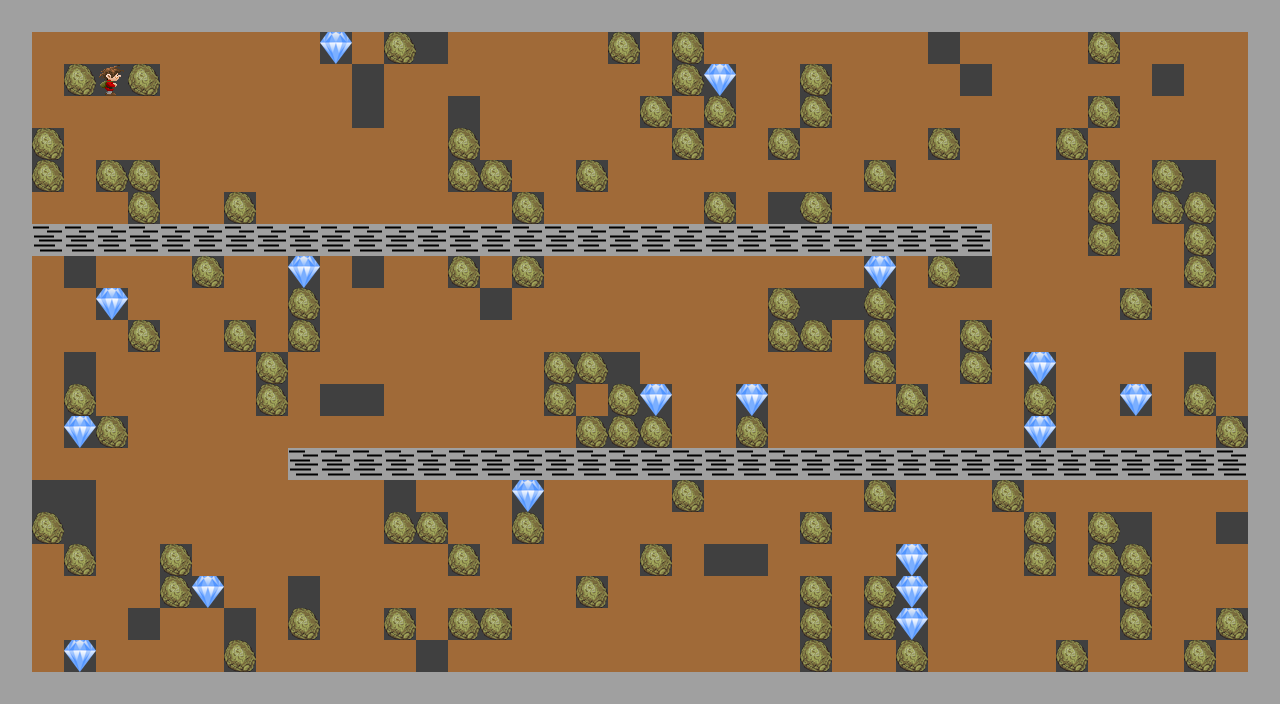

Tiled map render using the project's own tile images. Description and the whole map definition, tile-layer contents included, below:
An orthogonal 40x22 tile map with 32x32 px tiles, 3 tile layers (Blocks, Entities, Enemies), 3 tilesets and 1 object (EntityExitDoor).

<map version="1.10" tiledversion="1.11.2" orientation="orthogonal" renderorder="right-down" width="40" height="22" tilewidth="32" tileheight="32" infinite="0" nextlayerid="7" nextobjectid="5">
 <properties>
  <property name="DiamondsRequired" type="int" value="12" />
 </properties>
 <tileset firstgid="1" source="Blocks.tsx" />
 <tileset firstgid="21" source="Entities.tsx" />
 <tileset firstgid="41" source="Teleporters.tsx" />
 <layer id="2" name="Blocks" width="40" height="22">
  <data encoding="csv">
2,2,2,2,2,2,2,2,2,2,2,2,2,2,2,2,2,2,2,2,2,2,2,2,2,2,2,2,2,2,2,2,2,2,2,2,2,2,2,2,
2,4,4,4,4,4,4,4,4,4,3,4,3,3,4,4,4,4,4,3,4,3,4,4,4,4,4,4,4,3,4,4,4,4,3,4,4,4,4,2,
2,4,3,3,3,4,4,4,4,4,4,3,4,4,4,4,4,4,4,4,4,3,3,4,4,3,4,4,4,4,3,4,4,4,4,4,3,4,4,2,
2,4,4,4,4,4,4,4,4,4,4,3,4,4,3,4,4,4,4,4,3,4,3,4,4,3,4,4,4,4,4,4,4,4,3,4,4,4,4,2,
2,3,4,4,4,4,4,4,4,4,4,4,4,4,3,4,4,4,4,4,4,3,4,4,3,4,4,4,4,3,4,4,4,3,4,4,4,4,4,2,
2,3,4,3,3,4,4,4,4,4,4,4,4,4,3,3,4,4,3,4,4,4,4,4,4,4,4,3,4,4,4,4,4,4,3,4,3,3,4,2,
2,4,4,4,3,4,4,3,4,4,4,4,4,4,4,4,3,4,4,4,4,4,3,4,3,3,4,4,4,4,4,4,4,4,3,4,3,3,4,2,
2,5,5,5,5,5,5,5,5,5,5,5,5,5,5,5,5,5,5,5,5,5,5,5,5,5,5,5,5,5,5,4,4,4,3,4,4,3,4,2,
2,4,3,4,4,4,3,4,4,3,4,3,4,4,3,4,3,4,4,4,4,4,4,4,4,4,4,3,4,3,3,4,4,4,4,4,4,3,4,2,
2,4,4,3,4,4,4,4,4,3,4,4,4,4,4,3,4,4,4,4,4,4,4,4,3,3,3,3,4,4,4,4,4,4,4,3,4,4,4,2,
2,4,4,4,3,4,4,3,4,3,4,4,4,4,4,4,4,4,4,4,4,4,4,4,3,3,4,3,4,4,3,4,4,4,4,4,4,4,4,2,
2,4,3,4,4,4,4,4,3,4,4,4,4,4,4,4,4,3,3,3,4,4,4,4,4,4,4,3,4,4,3,4,3,4,4,4,4,3,4,2,
2,4,3,4,4,4,4,4,3,4,3,3,4,4,4,4,4,3,4,3,3,4,4,3,4,4,4,4,3,4,4,4,3,4,4,3,4,3,4,2,
2,4,3,3,4,4,4,4,4,4,4,4,4,4,4,4,4,4,3,3,3,4,4,3,4,4,4,4,4,4,4,4,3,4,4,4,4,4,3,2,
2,4,4,4,4,4,4,4,4,5,5,5,5,5,5,5,5,5,5,5,5,5,5,5,5,5,5,5,5,5,5,5,5,5,5,5,5,5,5,2,
2,3,3,4,4,4,4,4,4,4,4,4,3,4,4,4,3,4,4,4,4,3,4,4,4,4,4,3,4,4,4,3,4,4,4,4,4,4,4,2,
2,3,3,4,4,4,4,4,4,4,4,4,3,3,4,4,3,4,4,4,4,4,4,4,4,3,4,4,4,4,4,4,3,4,3,3,4,4,3,2,
2,4,3,4,4,3,4,4,4,4,4,4,4,4,3,4,4,4,4,4,3,4,3,3,4,4,4,4,3,4,4,4,3,4,3,3,4,4,4,2,
2,4,4,4,4,3,3,4,4,3,4,4,4,4,4,4,4,4,3,4,4,4,4,4,4,3,4,3,3,4,4,4,4,4,4,3,4,4,4,2,
2,4,4,4,3,4,4,3,4,3,4,4,3,4,3,3,4,4,4,4,4,4,4,4,4,3,4,3,3,4,4,4,4,4,4,3,4,4,3,2,
2,4,3,4,4,4,4,3,4,4,4,4,4,3,4,4,4,4,4,4,4,4,4,4,4,3,4,4,3,4,4,4,4,3,4,4,4,3,4,2,
2,2,2,2,2,2,2,2,2,2,2,2,2,2,2,2,2,2,2,2,2,2,2,2,2,2,2,2,2,2,2,2,2,2,2,2,2,2,2,2
</data>
 </layer>
 <layer id="3" name="Entities" width="40" height="22">
  <data encoding="csv">
0,0,0,0,0,0,0,0,0,0,0,0,0,0,0,0,0,0,0,0,0,0,0,0,0,0,0,0,0,0,0,0,0,0,0,0,0,0,0,0,
0,0,0,0,0,0,0,0,0,0,25,0,26,0,0,0,0,0,0,26,0,26,0,0,0,0,0,0,0,0,0,0,0,0,26,0,0,0,0,0,
0,0,26,22,26,0,0,0,0,0,0,0,0,0,0,0,0,0,0,0,0,26,25,0,0,26,0,0,0,0,0,0,0,0,0,0,0,0,0,0,
0,0,0,0,0,0,0,0,0,0,0,0,0,0,0,0,0,0,0,0,26,0,26,0,0,26,0,0,0,0,0,0,0,0,26,0,0,0,0,0,
0,26,0,0,0,0,0,0,0,0,0,0,0,0,26,0,0,0,0,0,0,26,0,0,26,0,0,0,0,26,0,0,0,26,0,0,0,0,0,0,
0,26,0,26,26,0,0,0,0,0,0,0,0,0,26,26,0,0,26,0,0,0,0,0,0,0,0,26,0,0,0,0,0,0,26,0,26,0,0,0,
0,0,0,0,26,0,0,26,0,0,0,0,0,0,0,0,26,0,0,0,0,0,26,0,0,26,0,0,0,0,0,0,0,0,26,0,26,26,0,0,
0,0,0,0,0,0,0,0,0,0,0,0,0,0,0,0,0,0,0,0,0,0,0,0,0,0,0,0,0,0,0,0,0,0,26,0,0,26,0,0,
0,0,0,0,0,0,26,0,0,25,0,0,0,0,26,0,26,0,0,0,0,0,0,0,0,0,0,25,0,26,0,0,0,0,0,0,0,26,0,0,
0,0,0,25,0,0,0,0,0,26,0,0,0,0,0,0,0,0,0,0,0,0,0,0,26,0,0,26,0,0,0,0,0,0,0,26,0,0,0,0,
0,0,0,0,26,0,0,26,0,26,0,0,0,0,0,0,0,0,0,0,0,0,0,0,26,26,0,26,0,0,26,0,0,0,0,0,0,0,0,0,
0,0,0,0,0,0,0,0,26,0,0,0,0,0,0,0,0,26,26,0,0,0,0,0,0,0,0,26,0,0,26,0,25,0,0,0,0,0,0,0,
0,0,26,0,0,0,0,0,26,0,0,0,0,0,0,0,0,26,0,26,25,0,0,25,0,0,0,0,26,0,0,0,26,0,0,25,0,26,0,0,
0,0,25,26,0,0,0,0,0,0,0,0,0,0,0,0,0,0,26,26,26,0,0,26,0,0,0,0,0,0,0,0,25,0,0,0,0,0,26,0,
0,0,0,0,0,0,0,0,0,0,0,0,0,0,0,0,0,0,0,0,0,0,0,0,0,0,0,0,0,0,0,0,0,0,0,0,0,0,0,0,
0,0,0,0,0,0,0,0,0,0,0,0,0,0,0,0,25,0,0,0,0,26,0,0,0,0,0,26,0,0,0,26,0,0,0,0,0,0,0,0,
0,26,0,0,0,0,0,0,0,0,0,0,26,26,0,0,26,0,0,0,0,0,0,0,0,26,0,0,0,0,0,0,26,0,26,0,0,0,0,0,
0,0,26,0,0,26,0,0,0,0,0,0,0,0,26,0,0,0,0,0,26,0,0,0,0,0,0,0,25,0,0,0,26,0,26,26,0,0,0,0,
0,0,0,0,0,26,25,0,0,0,0,0,0,0,0,0,0,0,26,0,0,0,0,0,0,26,0,26,25,0,0,0,0,0,0,26,0,0,0,0,
0,0,0,0,0,0,0,0,0,26,0,0,26,0,26,26,0,0,0,0,0,0,0,0,0,26,0,26,25,0,0,0,0,0,0,26,0,0,26,0,
0,0,25,0,0,0,0,26,0,0,0,0,0,0,0,0,0,0,0,0,0,0,0,0,0,26,0,0,26,0,0,0,0,26,0,0,0,26,0,0,
0,0,0,0,0,0,0,0,0,0,0,0,0,0,0,0,0,0,0,0,0,0,0,0,0,0,0,0,0,0,0,0,0,0,0,0,0,0,0,0
</data>
 </layer>
 <layer id="1" name="Enemies" width="40" height="22">
  <data encoding="csv">
0,0,0,0,0,0,0,0,0,0,0,0,0,0,0,0,0,0,0,0,0,0,0,0,0,0,0,0,0,0,0,0,0,0,0,0,0,0,0,0,
0,0,0,0,0,0,0,0,0,0,0,0,0,0,0,0,0,0,0,0,0,0,0,0,0,0,0,0,0,0,0,0,0,0,0,0,0,0,0,0,
0,0,0,0,0,0,0,0,0,0,0,0,0,0,0,0,0,0,0,0,0,0,0,0,0,0,0,0,0,0,0,0,0,0,0,0,0,0,0,0,
0,0,0,0,0,0,0,0,0,0,0,0,0,0,0,0,0,0,0,0,0,0,0,0,0,0,0,0,0,0,0,0,0,0,0,0,0,0,0,0,
0,0,0,0,0,0,0,0,0,0,0,0,0,0,0,0,0,0,0,0,0,0,0,0,0,0,0,0,0,0,0,0,0,0,0,0,0,0,0,0,
0,0,0,0,0,0,0,0,0,0,0,0,0,0,0,0,0,0,0,0,0,0,0,0,0,0,0,0,0,0,0,0,0,0,0,0,0,0,0,0,
0,0,0,0,0,0,0,0,0,0,0,0,0,0,0,0,0,0,0,0,0,0,0,0,0,0,0,0,0,0,0,0,0,0,0,0,0,0,0,0,
0,0,0,0,0,0,0,0,0,0,0,0,0,0,0,0,0,0,0,0,0,0,0,0,0,0,0,0,0,0,0,0,0,0,0,0,0,0,0,0,
0,0,0,0,0,0,0,0,0,0,0,0,0,0,0,0,0,0,0,0,0,0,0,0,0,0,0,0,0,0,0,0,0,0,0,0,0,0,0,0,
0,0,0,0,0,0,0,0,0,0,0,0,0,0,0,0,0,0,0,0,0,0,0,0,0,0,0,0,0,0,0,0,0,0,0,0,0,0,0,0,
0,0,0,0,0,0,0,0,0,0,0,0,0,0,0,0,0,0,0,0,0,0,0,0,0,0,0,0,0,0,0,0,0,0,0,0,0,0,0,0,
0,0,0,0,0,0,0,0,0,0,0,0,0,0,0,0,0,0,0,0,0,0,0,0,0,0,0,0,0,0,0,0,0,0,0,0,0,0,0,0,
0,0,0,0,0,0,0,0,0,0,0,0,0,0,0,0,0,0,0,0,0,0,0,0,0,0,0,0,0,0,0,0,0,0,0,0,0,0,0,0,
0,0,0,0,0,0,0,0,0,0,0,0,0,0,0,0,0,0,0,0,0,0,0,0,0,0,0,0,0,0,0,0,0,0,0,0,0,0,0,0,
0,0,0,0,0,0,0,0,0,0,0,0,0,0,0,0,0,0,0,0,0,0,0,0,0,0,0,0,0,0,0,0,0,0,0,0,0,0,0,0,
0,0,0,0,0,0,0,0,0,0,0,0,0,0,0,0,0,0,0,0,0,0,0,0,0,0,0,0,0,0,0,0,0,0,0,0,0,0,0,0,
0,0,0,0,0,0,0,0,0,0,0,0,0,0,0,0,0,0,0,0,0,0,0,0,0,0,0,0,0,0,0,0,0,0,0,0,0,0,0,0,
0,0,0,0,0,0,0,0,0,0,0,0,0,0,0,0,0,0,0,0,0,0,0,0,0,0,0,0,0,0,0,0,0,0,0,0,0,0,0,0,
0,0,0,0,0,0,0,0,0,0,0,0,0,0,0,0,0,0,0,0,0,0,0,0,0,0,0,0,0,0,0,0,0,0,0,0,0,0,0,0,
0,0,0,0,0,0,0,0,0,0,0,0,0,0,0,0,0,0,0,0,0,0,0,0,0,0,0,0,0,0,0,0,0,0,0,0,0,0,0,0,
0,0,0,0,0,0,0,0,0,0,0,0,0,0,0,0,0,0,0,0,0,0,0,0,0,0,0,0,0,0,0,0,0,0,0,0,0,0,0,0,
0,0,0,0,0,0,0,0,0,0,0,0,0,0,0,0,0,0,0,0,0,0,0,0,0,0,0,0,0,0,0,0,0,0,0,0,0,0,0,0
</data>
 </layer>
 <objectgroup id="6" name="Triggers">
  <object id="2" name="Wodden" type="EntityExitDoor" x="1219.09" y="515.273" width="26.8485" height="26.1818">
   <properties>
    <property name="Position" value="18,19" />
    <property name="Stage" value="boulderdash-1b" />
   </properties>
  </object>
 </objectgroup>
</map>